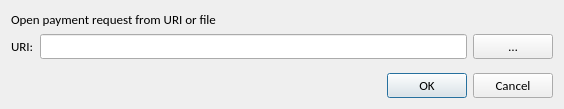
<?xml version="1.0" encoding="UTF-8"?>
<ui version="4.0">
 <class>OpenURIDialog</class>
 <widget class="QDialog" name="OpenURIDialog">
  <property name="geometry">
   <rect>
    <x>0</x>
    <y>0</y>
    <width>564</width>
    <height>109</height>
   </rect>
  </property>
  <property name="font">
   <font>
    <family>Calibri</family>
    <pointsize>10</pointsize>
   </font>
  </property>
  <property name="windowTitle">
   <string>Open URI</string>
  </property>
  <layout class="QVBoxLayout" name="verticalLayout">
   <item>
    <widget class="QLabel" name="label_2">
     <property name="text">
      <string>Open payment request from URI or file</string>
     </property>
    </widget>
   </item>
   <item>
    <layout class="QHBoxLayout" name="horizontalLayout">
     <item>
      <widget class="QLabel" name="label">
       <property name="text">
        <string>URI:</string>
       </property>
      </widget>
     </item>
     <item>
      <widget class="QValidatedLineEdit" name="uriEdit"/>
     </item>
     <item>
      <widget class="QPushButton" name="selectFileButton">
       <property name="toolTip">
        <string>Select payment request file</string>
       </property>
       <property name="text">
        <string notr="true">…</string>
       </property>
       <property name="autoDefault">
        <bool>false</bool>
       </property>
      </widget>
     </item>
    </layout>
   </item>
   <item>
    <spacer name="verticalSpacer">
     <property name="orientation">
      <enum>Qt::Vertical</enum>
     </property>
     <property name="sizeHint" stdset="0">
      <size>
       <width>20</width>
       <height>40</height>
      </size>
     </property>
    </spacer>
   </item>
   <item>
    <widget class="QDialogButtonBox" name="buttonBox">
     <property name="orientation">
      <enum>Qt::Horizontal</enum>
     </property>
     <property name="standardButtons">
      <set>QDialogButtonBox::Cancel|QDialogButtonBox::Ok</set>
     </property>
    </widget>
   </item>
  </layout>
 </widget>
 <customwidgets>
  <customwidget>
   <class>QValidatedLineEdit</class>
   <extends>QLineEdit</extends>
   <header>qt/qvalidatedlineedit.h</header>
  </customwidget>
 </customwidgets>
 <resources/>
 <connections>
  <connection>
   <sender>buttonBox</sender>
   <signal>accepted()</signal>
   <receiver>OpenURIDialog</receiver>
   <slot>accept()</slot>
   <hints>
    <hint type="sourcelabel">
     <x>248</x>
     <y>254</y>
    </hint>
    <hint type="destinationlabel">
     <x>157</x>
     <y>274</y>
    </hint>
   </hints>
  </connection>
  <connection>
   <sender>buttonBox</sender>
   <signal>rejected()</signal>
   <receiver>OpenURIDialog</receiver>
   <slot>reject()</slot>
   <hints>
    <hint type="sourcelabel">
     <x>316</x>
     <y>260</y>
    </hint>
    <hint type="destinationlabel">
     <x>286</x>
     <y>274</y>
    </hint>
   </hints>
  </connection>
 </connections>
</ui>
